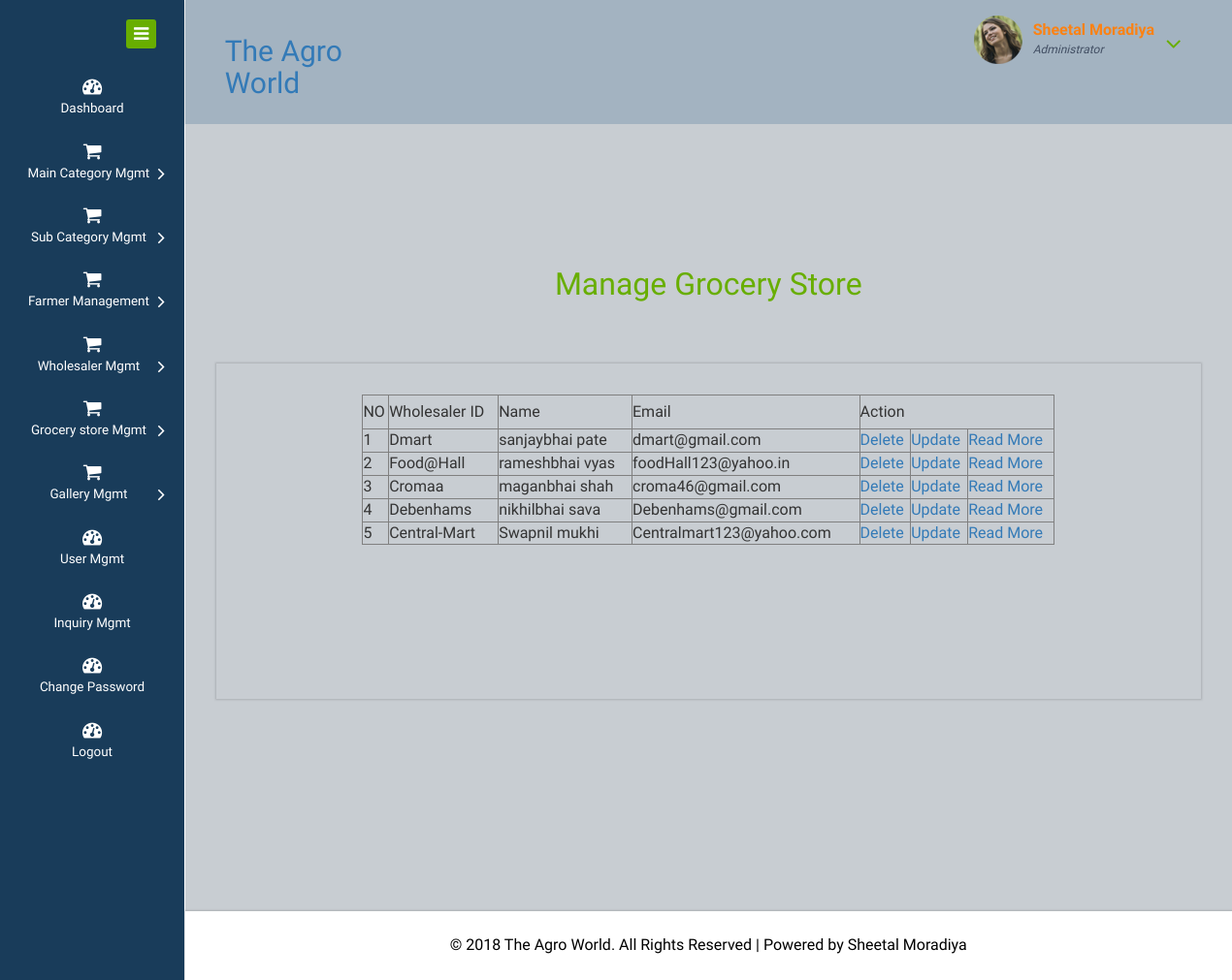
/Website/admin/grocerystore_show.php (signed in), run on the app's committed database.
### tables this page shows
CREATE TABLE IF NOT EXISTS `tbl_grocerystore` (
  `g_id` int(11) NOT NULL AUTO_INCREMENT,
  `g_login` varchar(20) NOT NULL,
  `password` varchar(15) NOT NULL,
  `gname` varchar(15) NOT NULL,
  `gaddress` varchar(255) NOT NULL,
  `pincode` int(6) NOT NULL,
  `mobile` varchar(14) NOT NULL,
  `details` varchar(50) NOT NULL,
  `email` varchar(35) NOT NULL,
  `flag` int(1) NOT NULL,
  PRIMARY KEY (`g_id`)
);

### Website/admin/grocerystore_show.php (the view, shortened to what this page needs)
<!DOCTYPE HTML>
<html>
<head>
<link href="css/bootstrap.css" rel="stylesheet" type="text/css" media="all">
<link href="css/style.css" rel="stylesheet" type="text/css" media="all"/>
<link href="css/font-awesome.css" rel="stylesheet">
</head>
<body>
<div class="page-container">
   <div class="left-content">
	   <div class="mother-grid-inner">
				<div class="header-main">
					<div class="header-left">
						<?php include("logo.php") ?>
							<div class="clearfix"> </div>
						 </div>
						 <div class="header-right">
							<?php include("top_menu.php");?>
							<div class="clearfix"> </div>
						</div>
				     <div class="clearfix"> </div>
				</div>
<div class="inner-block">
    <div class="blank">
    	<h2 align="center" class="style1">Manage Grocery Store </h2>
    	<div class="blankpage-main">
    	  <form name="form1" method="post" action="" id="form1">
    	    <table width="75%" border="1" align="center" >
              <tr>
                <td height="35">NO</td>
                <td>Wholesaler ID</td>
                <td>Name</td>
                <td>Email</td>
                <td colspan="3">Action</td>
              </tr>
			  <?php
						$no=1;
						$q=mysql_query("select * from tbl_grocerystore") or die("display Fail");
						while($data=mysql_fetch_array($q))
						{
			?>
              <tr>
                <td><?php echo $no;?></td>
                <td><?php echo $data['g_login'];?></td>
                <td><?php echo $data['gname'];?></td>
                <td><?php echo $data['email'];?></td>
                <td><a href="grocerystore_del.php?did=<?php echo $data['g_id'];?>" onClick="return fun1();">Delete</a></td>
                <td><a href="grocerystore_update.php?uid=<?php echo $data['g_id'];?>" onClick="return fun2();">Update</a></td>
                <td><a href="grocerstore_readmore.php?rid=<?php echo $data['g_id'];?>">Read More </a></td>
              </tr>
					<?php
							$no++;
						}
					?>
            </table>
            </form>
    	  <p>&nbsp;</p>
    	  <p>&nbsp;</p>
    	  <p>&nbsp;</p>
    	  <p>&nbsp;</p>
    	</div>
    </div>
</div>
<?php include("copyrights.php") ?>
</div>
</div>
    <div class="sidebar-menu">
		  	<div class="logo"> <a href="#" class="sidebar-icon"> <span class="fa fa-bars"></span> </a>  </div>
		    <?php include("menu.php");?>
	 </div>
</div>
</body>
</html>

### data on the page
tbl_grocerystore: g_login "Dmart", gname "sanjaybhai pate", email "dmart@gmail.com"
tbl_grocerystore: g_login "Food@Hall", gname "rameshbhai vyas", email "foodHall123@yahoo.in"
tbl_grocerystore: g_login "Cromaa", gname "maganbhai shah", email "croma46@gmail.com"
tbl_grocerystore: g_login "Debenhams", gname "nikhilbhai sava", email "Debenhams@gmail.com"
tbl_grocerystore: g_login "Central-Mart", gname "Swapnil mukhi", email "Centralmart123@yahoo.com"
